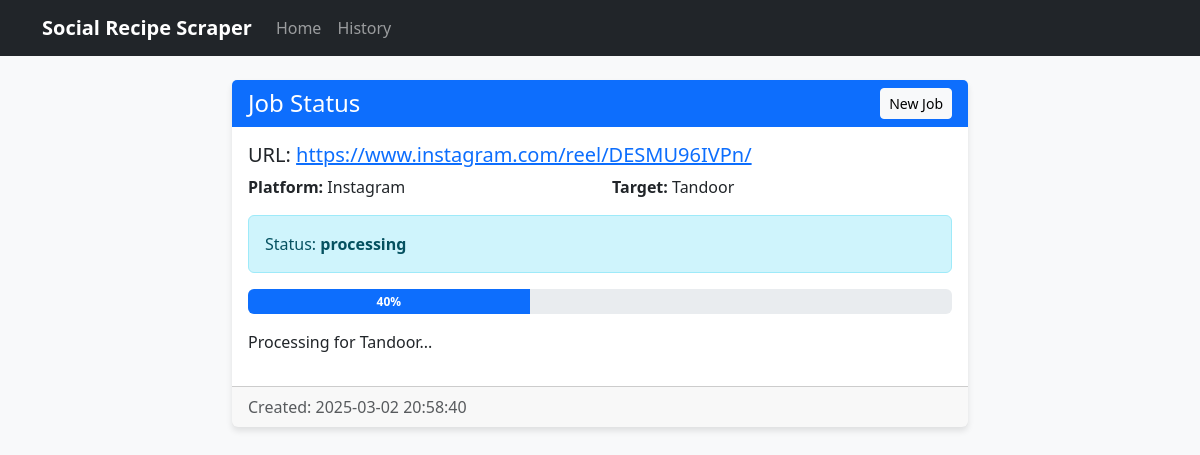
Page /job/2b3f8448-0a78-4c1b-a23c-79d46976e3c6 on the committed database.
### models.py (models this page shows, shortened)
class Job(db.Model):
    id = db.Column(db.String(36), primary_key=True)
    url = db.Column(db.String(512), nullable=False)
    platform = db.Column(db.String(50), nullable=False)
    target = db.Column(db.String(50), nullable=False)
    status = db.Column(db.String(20), default='pending')  # pending, processing, completed, failed
    progress = db.Column(db.Integer, default=0)
    message = db.Column(db.String(512))
    result = db.Column(db.Text)
    result_url = db.Column(db.String(512))
    created_at = db.Column(db.DateTime, default=datetime.now)
    completed_at = db.Column(db.DateTime)

### app.py (the view)
@app.route('/job/<job_id>')
def view_job(job_id):
    job = Job.query.get_or_404(job_id)
    return render_template('job.html', job=job)

### templates/job.html (shortened to what this page needs)
{% extends "base.html" %} {% block title %}Job Status{% endblock %} {% block
content %}
<div class="row justify-content-center">
  <div class="col-md-8">
    <div class="card">
      <div
        class="card-header bg-primary text-white d-flex justify-content-between align-items-center"
      >
        <h4 class="mb-0">Job Status</h4>
        <a href="{{ url_for('index') }}" class="btn btn-sm btn-light"
          >New Job</a
        >
      </div>
      <div class="card-body">
        <h5>URL: <a href="{{ job.url }}" target="_blank">{{ job.url }}</a></h5>
        <div class="row mb-3">
          <div class="col">
            <strong>Platform:</strong> {{ job.platform|capitalize }}
          </div>
          <div class="col">
            <strong>Target:</strong> {{ job.target|capitalize }}
          </div>
        </div>
        <div id="job-status">
          <div
            class="alert alert-{{ 'success' if job.status == 'completed' else 'info' if job.status == 'processing' else 'danger' if job.status == 'failed' else 'secondary' }}"
          >
            Status: <strong>{{ job.status }}</strong>
          </div>
          <div class="progress mb-3" id="progress-bar">
            <div
              class="progress-bar"
              role="progressbar"
              style="width: {{ job.progress }}%;"
              aria-valuenow="{{ job.progress }}"
              aria-valuemin="0"
              aria-valuemax="100"
            >
              {{ job.progress }}%
            </div>
          </div>
          <div id="status-message" class="mb-3">
            {{ job.message or 'Waiting to start...' }}
          </div>
        </div>
      </div>
      <div class="card-footer text-muted">
        <div class="d-flex justify-content-between">
          <span
            >Created: {{ job.created_at.strftime('%Y-%m-%d %H:%M:%S') }}</span
          >
        </div>
      </div>
    </div>
  </div>
</div>
{% endblock %}

### static/css/style.css (style rules this page uses)
body { min-height: 100vh; display: flex; flex-direction: column; background-color: #f8f9fa; }
.card { box-shadow: 0 4px 6px rgba(0, 0, 0, 0.1); border: none; }
.card-header { border-bottom: none; }
.progress { height: 25px; }
.progress-bar { font-weight: bold; }

### rows in the picture
Job: url "https://www.instagram.com/reel/DESMU96IVPn/", platform "Instagram", target "Tandoor", status "processing", progress "40", message "Processing for Tandoor...", created_at "2025-03-02 20:58:40"
